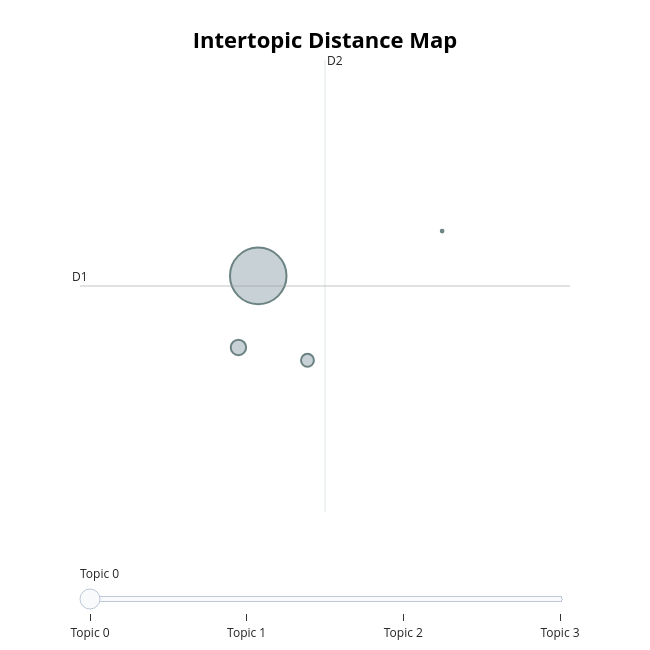

The notebook cell this image was saved under:
### Code cell
# Topic visualization
topic_model.visualize_topics()

### Figure 1 — Plotly figure (JSON) as saved in the notebook; plotly's stock layout.template omitted (floating-point values rounded to 4 significant figures)
{"data": [{"customdata": [[0, "for | of | and | in | the", 23785], [1, "of | for | with | and | control", 1758], [2, "of | power | for | and | with", 1246], [3, "holographic | lattice | boltzmann | plasma | particle", 55]], "hovertemplate": "<b>Topic %{customdata[0]}</b><br>%{customdata[1]}<br>Size: %{customdata[2]}", "legendgroup": "", "marker": {"color": "#B0BEC5", "line": {"color": "DarkSlateGrey", "width": 2}, "size": [23785, 1758, 1246, 55], "sizemode": "area", "sizeref": 14.87, "symbol": "circle"}, "mode": "markers", "name": "", "orientation": "v", "showlegend": false, "type": "scatter", "x": [-13.53, -13.79, -12.89, -11.13], "xaxis": "x", "y": [11.78, 11.01, 10.87, 12.26], "yaxis": "y"}], "layout": {"annotations": [{"showarrow": false, "text": "D1", "x": -15.86, "y": 11.67, "yshift": 10}, {"showarrow": false, "text": "D2", "x": -12.66, "xshift": 10, "y": 14.1}], "height": 650, "hoverlabel": {"bgcolor": "white", "font": {"family": "Rockwell", "size": 16}}, "legend": {"itemsizing": "constant", "tracegroupgap": 0}, "margin": {"t": 60}, "shapes": [{"line": {"color": "#CFD8DC", "width": 2}, "type": "line", "x0": -12.66, "x1": -12.66, "y0": 9.239, "y1": 14.1}, {"line": {"color": "#9E9E9E", "width": 2}, "type": "line", "x0": -15.86, "x1": -9.461, "y0": 11.67, "y1": 11.67}], "sliders": [{"active": 0, "pad": {"t": 50}, "steps": [{"args": [{"marker.color": [["red", "#B0BEC5", "#B0BEC5", "#B0BEC5"]]}], "label": "Topic 0", "method": "update"}, {"args": [{"marker.color": [["#B0BEC5", "red", "#B0BEC5", "#B0BEC5"]]}], "label": "Topic 1", "method": "update"}, {"args": [{"marker.color": [["#B0BEC5", "#B0BEC5", "red", "#B0BEC5"]]}], "label": "Topic 2", "method": "update"}, {"args": [{"marker.color": [["#B0BEC5", "#B0BEC5", "#B0BEC5", "red"]]}], "label": "Topic 3", "method": "update"}]}], "title": {"font": {"color": "Black", "size": 22}, "text": "<b>Intertopic Distance Map</b>", "x": 0.5, "xanchor": "center", "y": 0.95, "yanchor": "top"}, "width": 650, "xaxis": {"anchor": "y", "domain": [0, 1], "range": [-15.86, -9.461], "title": {"text": ""}, "visible": false}, "yaxis": {"anchor": "x", "domain": [0, 1], "range": [9.239, 14.1], "title": {"text": ""}, "visible": false}}}
